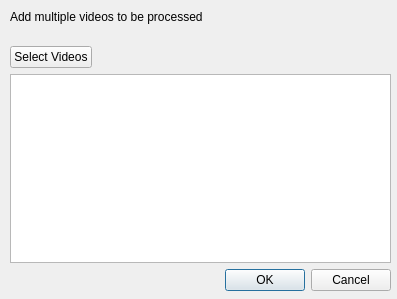
<?xml version="1.0" encoding="UTF-8"?>
<ui version="4.0">
 <class>addMultipleDialog</class>
 <widget class="QDialog" name="addMultipleDialog">
  <property name="geometry">
   <rect>
    <x>0</x>
    <y>0</y>
    <width>397</width>
    <height>299</height>
   </rect>
  </property>
  <property name="windowTitle">
   <string>Add multiple videos</string>
  </property>
  <widget class="QWidget" name="gridLayoutWidget">
   <property name="geometry">
    <rect>
     <x>10</x>
     <y>10</y>
     <width>381</width>
     <height>281</height>
    </rect>
   </property>
   <layout class="QGridLayout" name="gridLayout">
    <item row="5" column="0">
     <widget class="QDialogButtonBox" name="addButton">
      <property name="sizePolicy">
       <sizepolicy hsizetype="Expanding" vsizetype="Expanding">
        <horstretch>0</horstretch>
        <verstretch>0</verstretch>
       </sizepolicy>
      </property>
      <property name="maximumSize">
       <size>
        <width>16777215</width>
        <height>30</height>
       </size>
      </property>
      <property name="orientation">
       <enum>Qt::Horizontal</enum>
      </property>
      <property name="standardButtons">
       <set>QDialogButtonBox::Cancel|QDialogButtonBox::Ok</set>
      </property>
     </widget>
    </item>
    <item row="0" column="0">
     <widget class="QLabel" name="label">
      <property name="text">
       <string>Add multiple videos to be processed</string>
      </property>
     </widget>
    </item>
    <item row="4" column="0">
     <widget class="QListView" name="listView"/>
    </item>
    <item row="1" column="0">
     <spacer name="verticalSpacer">
      <property name="orientation">
       <enum>Qt::Vertical</enum>
      </property>
      <property name="sizeHint" stdset="0">
       <size>
        <width>20</width>
        <height>20</height>
       </size>
      </property>
     </spacer>
    </item>
    <item row="2" column="0" rowspan="2">
     <layout class="QHBoxLayout" name="horizontalLayout">
      <item>
       <widget class="QPushButton" name="selectVideosButton">
        <property name="text">
         <string>Select Videos</string>
        </property>
       </widget>
      </item>
      <item>
       <spacer name="horizontalSpacer">
        <property name="orientation">
         <enum>Qt::Horizontal</enum>
        </property>
        <property name="sizeHint" stdset="0">
         <size>
          <width>20</width>
          <height>20</height>
         </size>
        </property>
       </spacer>
      </item>
     </layout>
    </item>
   </layout>
  </widget>
 </widget>
 <resources/>
 <connections>
  <connection>
   <sender>addButton</sender>
   <signal>accepted()</signal>
   <receiver>addMultipleDialog</receiver>
   <slot>accept()</slot>
   <hints>
    <hint type="sourcelabel">
     <x>248</x>
     <y>254</y>
    </hint>
    <hint type="destinationlabel">
     <x>157</x>
     <y>274</y>
    </hint>
   </hints>
  </connection>
  <connection>
   <sender>addButton</sender>
   <signal>rejected()</signal>
   <receiver>addMultipleDialog</receiver>
   <slot>reject()</slot>
   <hints>
    <hint type="sourcelabel">
     <x>316</x>
     <y>260</y>
    </hint>
    <hint type="destinationlabel">
     <x>286</x>
     <y>274</y>
    </hint>
   </hints>
  </connection>
 </connections>
</ui>
